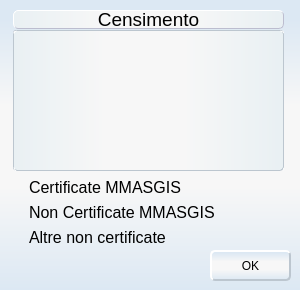
<?xml version="1.0" encoding="UTF-8"?>
<ui version="4.0">
 <class>LogCensimento</class>
 <widget class="QMainWindow" name="LogCensimento">
  <property name="windowModality">
   <enum>Qt::ApplicationModal</enum>
  </property>
  <property name="geometry">
   <rect>
    <x>0</x>
    <y>0</y>
    <width>300</width>
    <height>290</height>
   </rect>
  </property>
  <property name="minimumSize">
   <size>
    <width>300</width>
    <height>290</height>
   </size>
  </property>
  <property name="maximumSize">
   <size>
    <width>300</width>
    <height>290</height>
   </size>
  </property>
  <property name="windowTitle">
   <string>Scelta Censimento</string>
  </property>
  <property name="windowIcon">
   <iconset resource="risorse.qrc">
    <normaloff>:/resources/icon_mmas.png</normaloff>:/resources/icon_mmas.png</iconset>
  </property>
  <property name="styleSheet">
   <string notr="true"/>
  </property>
  <widget class="QWidget" name="centralWidget">
   <property name="styleSheet">
    <string notr="true">/* sets background color  */
QWidget {
background-color:rgba(255,255,255,0);
}
QWidget#centralWidget{
	background-color: qlineargradient(spread:pad, x1:0, y1:1, x2:0, y2:0, stop:0 rgba(220, 232, 243, 255), stop:0.35545 rgba(247, 247, 247, 255), stop:0.635071 rgba(247, 247, 247, 255), stop:0.933649 rgba(220, 232, 243, 255));
}

QListWidget{
border: 1px groove rgb(188, 198, 207);
}

QLabel{
	background-color: qlineargradient(spread:pad, x1:1, y1:0, x2:0, y2:0, stop:0.0181818 rgba(233, 240, 243, 255), stop:0.372727 rgba(247, 247, 247, 255), stop:0.659091 rgba(247, 247, 247, 255), stop:1 rgba(233, 240, 243, 255));
 border: 1px outset rgb(188, 189, 207);
     border-radius: 5px;
}
QLineEdit {
     border: 1px inset rgb(188, 189, 207);
     border-radius: 5px;
     padding: 0 3px;
	background-color: qlineargradient(spread:pad, x1:0, y1:1, x2:0, y2:0, stop:0.0545455 rgba(237, 240, 243, 255), stop:0.35545 rgba(247, 247, 247, 255), stop:0.635071 rgba(247, 247, 247, 255), stop:0.933649 rgba(237, 240, 243, 255));
 }

QTextEdit{
 border: 1px inset rgb(188, 189, 207);
     border-radius: 5px;
     padding: 0 3px;
	background-color: qlineargradient(spread:pad, x1:0, y1:1, x2:0, y2:0, stop:0.0545455 rgba(237, 240, 243, 255), stop:0.35545 rgba(247, 247, 247, 255), stop:0.635071 rgba(247, 247, 247, 255), stop:0.933649 rgba(237, 240, 243, 255));
}

QListWidget{
background-color: qlineargradient(spread:pad, x1:1, y1:0, x2:0, y2:0, stop:0.0181818 rgba(233, 240, 243, 255), stop:0.372727 rgba(247, 247, 247, 255), stop:0.659091 rgba(247, 247, 247, 255), stop:1 rgba(233, 240, 243, 255));
border: 1px groove rgb(188, 198, 207);
border-radius:3px;
}

</string>
   </property>
   <widget class="QLabel" name="label">
    <property name="geometry">
     <rect>
      <x>13</x>
      <y>10</y>
      <width>271</width>
      <height>19</height>
     </rect>
    </property>
    <property name="font">
     <font>
      <family>Arial</family>
      <pointsize>14</pointsize>
     </font>
    </property>
    <property name="styleSheet">
     <string notr="true"/>
    </property>
    <property name="text">
     <string>Censimento</string>
    </property>
    <property name="alignment">
     <set>Qt::AlignCenter</set>
    </property>
   </widget>
   <widget class="QPushButton" name="OKButton">
    <property name="geometry">
     <rect>
      <x>210</x>
      <y>250</y>
      <width>81</width>
      <height>31</height>
     </rect>
    </property>
    <property name="font">
     <font>
      <family>Arial</family>
     </font>
    </property>
    <property name="focusPolicy">
     <enum>Qt::NoFocus</enum>
    </property>
    <property name="styleSheet">
     <string notr="true"> QPushButton {
     border: 2px outset  rgb(188, 198, 207);
     border-radius: 5px;
     background-color: qlineargradient(spread:pad, x1:0, y1:1, x2:0, y2:0, stop:0 rgba(220, 232, 243, 255), stop:0.35545 rgba(247, 247, 247, 255), stop:0.635071 rgba(247, 247, 247, 255), stop:0.933649 rgba(220, 232, 243, 255));
   
 }

 QPushButton:pressed {
	border: 2px inset  rgb(188, 198, 207);
     
	background-color: qlineargradient(spread:pad, x1:0, y1:1, x2:0, y2:0, stop:0 rgba(220, 226, 229, 255), stop:0.254545 rgba(247, 247, 247, 255), stop:0.722727 rgba(247, 247, 247, 255), stop:1 rgba(220, 226, 229, 255));
 }
</string>
    </property>
    <property name="text">
     <string>OK</string>
    </property>
   </widget>
   <widget class="QListWidget" name="listCensimenti">
    <property name="geometry">
     <rect>
      <x>13</x>
      <y>30</y>
      <width>271</width>
      <height>141</height>
     </rect>
    </property>
    <property name="font">
     <font>
      <family>Arial</family>
      <pointsize>13</pointsize>
     </font>
    </property>
    <property name="focusPolicy">
     <enum>Qt::NoFocus</enum>
    </property>
    <property name="styleSheet">
     <string notr="true"/>
    </property>
    <property name="verticalScrollMode">
     <enum>QAbstractItemView::ScrollPerPixel</enum>
    </property>
    <property name="horizontalScrollMode">
     <enum>QAbstractItemView::ScrollPerPixel</enum>
    </property>
   </widget>
   <widget class="QCheckBox" name="check_certMMAS">
    <property name="geometry">
     <rect>
      <x>10</x>
      <y>175</y>
      <width>201</width>
      <height>24</height>
     </rect>
    </property>
    <property name="font">
     <font>
      <family>Arial</family>
      <pointsize>12</pointsize>
     </font>
    </property>
    <property name="focusPolicy">
     <enum>Qt::NoFocus</enum>
    </property>
    <property name="text">
     <string>Certificate MMASGIS</string>
    </property>
   </widget>
   <widget class="QCheckBox" name="check_nonMMAS">
    <property name="geometry">
     <rect>
      <x>10</x>
      <y>200</y>
      <width>221</width>
      <height>24</height>
     </rect>
    </property>
    <property name="font">
     <font>
      <family>Arial</family>
      <pointsize>12</pointsize>
     </font>
    </property>
    <property name="focusPolicy">
     <enum>Qt::NoFocus</enum>
    </property>
    <property name="text">
     <string>Non Certificate MMASGIS</string>
    </property>
   </widget>
   <widget class="QCheckBox" name="check_nonCert">
    <property name="geometry">
     <rect>
      <x>10</x>
      <y>225</y>
      <width>191</width>
      <height>24</height>
     </rect>
    </property>
    <property name="font">
     <font>
      <family>Arial</family>
      <pointsize>12</pointsize>
     </font>
    </property>
    <property name="focusPolicy">
     <enum>Qt::NoFocus</enum>
    </property>
    <property name="text">
     <string>Altre non certificate</string>
    </property>
   </widget>
  </widget>
 </widget>
 <layoutdefault spacing="6" margin="11"/>
 <resources>
  <include location="risorse.qrc"/>
 </resources>
 <connections/>
</ui>
